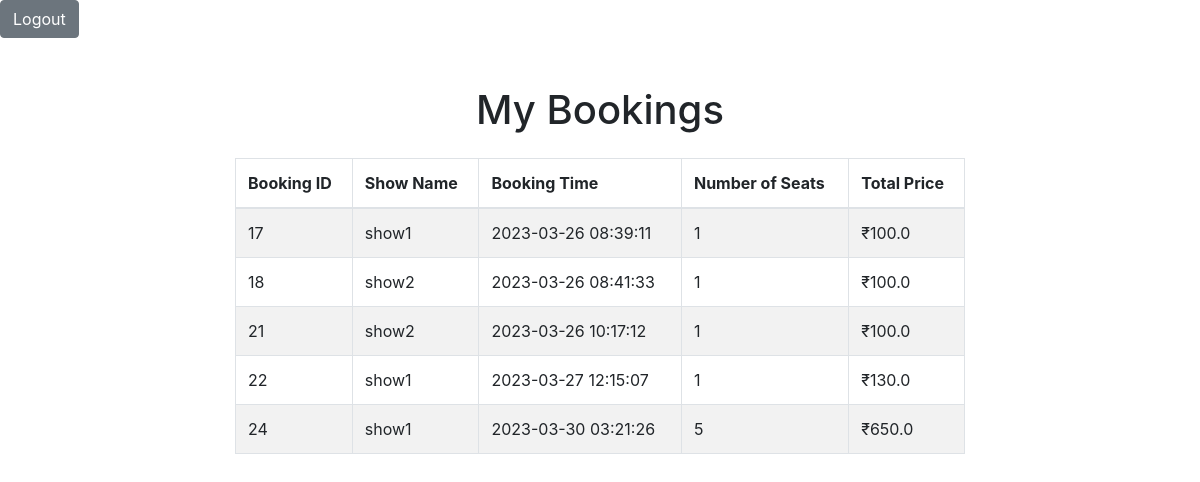
The app's page /bookings/1 with its own data.
### tables this page shows
CREATE TABLE bookings (
    id INTEGER PRIMARY KEY AUTOINCREMENT,
    user_id INTEGER NOT NULL,
    show_id INTEGER NOT NULL,
    seats INTEGER NOT NULL,
    num_seats INTEGER NOT NULL,
    total_price REAL NOT NULL,
    booking_time TIMESTAMP DEFAULT CURRENT_TIMESTAMP,
    FOREIGN KEY (user_id) REFERENCES users (id),
    FOREIGN KEY (show_id) REFERENCES shows (id)
    );

CREATE TABLE shows
               (id INTEGER PRIMARY KEY AUTOINCREMENT,
               venue_id INTEGER NOT NULL,
               name TEXT NOT NULL,
               ratings INTEGER NOT NULL,
               timings TEXT NOT NULL,
               tags TEXT NOT NULL,
               price INTEGER NOT NULL,
               FOREIGN KEY(venue_id) REFERENCES venues(id));

### app.py (the view)
@app.route('/bookings/<int:user_id>')
def bookings(user_id):
    conn = sqlite3.connect('mydatabase.db')
    cursor = conn.cursor()
    cursor.execute("SELECT bookings.id, shows.name, venues.name, bookings.seats, bookings.total_price, bookings.booking_time FROM bookings JOIN shows ON bookings.show_id=shows.id JOIN venues ON shows.venue_id=venues.id WHERE bookings.user_id=?", (user_id,))
    bookings = cursor.fetchall()
    conn.close()
    return render_template('bookings.html', bookings=bookings)

### templates/bookings.html (shortened to what this page needs)
<!DOCTYPE html>
<html lang="en">
  <head>
    <link rel="stylesheet" href="https://stackpath.bootstrapcdn.com/bootstrap/4.3.1/css/bootstrap.min.css">
  </head>
  <body>
    <form action="{{ url_for('logout') }}" method="get">
      <button type="submit" class="btn btn-secondary">Logout</button>
    </form>
    <div class="container mt-5">
      <div class="row justify-content-center">
        <div class="col-md-8">
          <h1 class="text-center mb-4">My Bookings</h1>
          <table class="table table-bordered table-striped">
            <thead>
              <tr>
                <th>Booking ID</th>
                <th>Show Name</th>
                <th>Booking Time</th>
                <th>Number of Seats</th>
                <th>Total Price</th>
              </tr>
            </thead>
            <tbody>
              {% for booking in bookings %}
              <tr>
                <td>{{ booking[0] }}</td>
                <td>{{ booking[1] }}</td>
                <td>{{ booking[5] }}</td>
                <td>{{ booking[3] }}</td>
                <td>₹{{ booking[4] }}</td>
              </tr>
              {% endfor %}
            </tbody>
          </table>
        </div>
      </div>
    </div>
  </body>
</html>

### records on screen
bookings: id "17", name "show1", booking_time "2023-03-26 08:39:11", seats "1", total_price "100.0"
bookings: id "18", name "show2", booking_time "2023-03-26 08:41:33", seats "1", total_price "100.0"
bookings: id "21", name "show2", booking_time "2023-03-26 10:17:12", seats "1", total_price "100.0"
bookings: id "22", name "show1", booking_time "2023-03-27 12:15:07", seats "1", total_price "130.0"
bookings: id "24", name "show1", booking_time "2023-03-30 03:21:26", seats "5", total_price "650.0"
